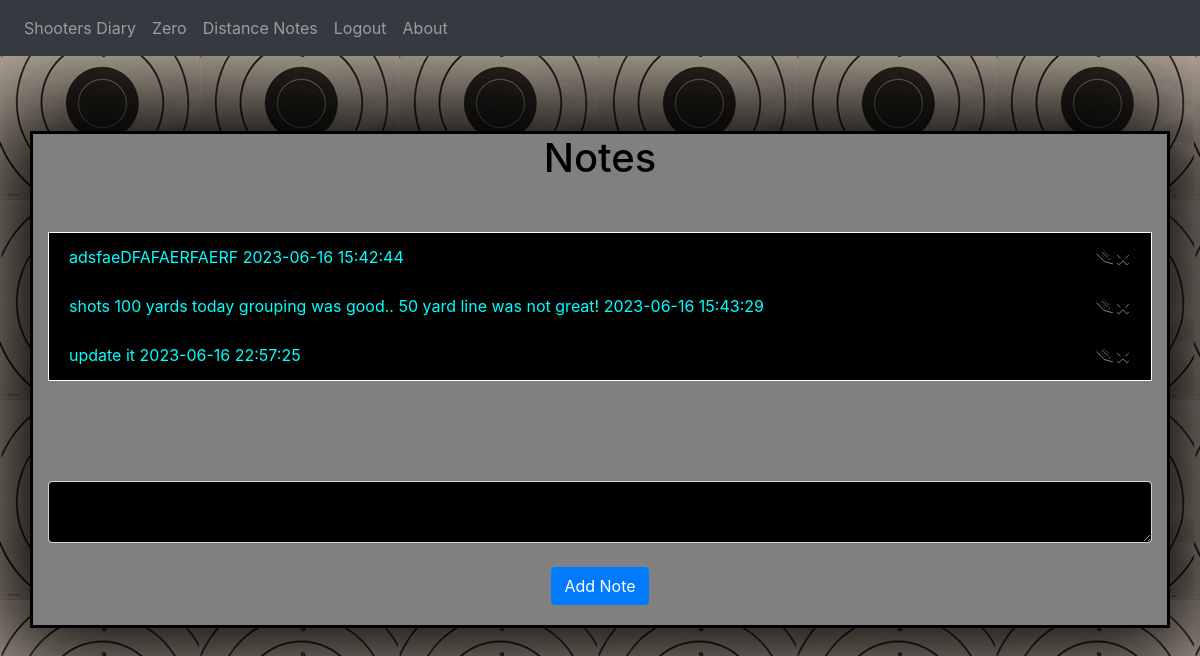
Page / (signed in) on the earlier database version.
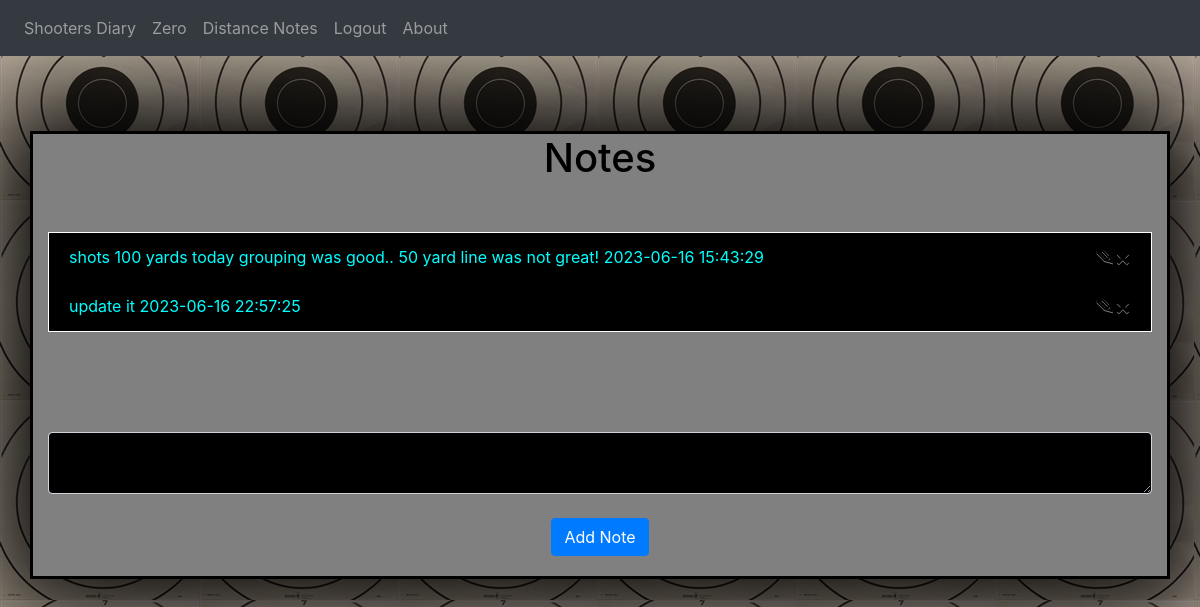
Same page on the later database version.
### website/models.py (models this page shows)
class Note(db.Model):
    id = db.Column(db.Integer, primary_key=True)
    data = db.Column(db.String(10000))
    date = db.Column(db.DateTime(timezone=True), default=func.now())
    user_id = db.Column(db.Integer, db.ForeignKey('user.id'))

### website/views.py (the view, shortened to what this page needs)
@views.route('/', methods=['GET', 'POST'])
@login_required
def home():
    return render_template("notes.html", user=current_user)

### website/__init__.py (called while the page is built)
def create_app():
    app = Flask(__name__)
    app.config['SECRET_KEY'] = 'darkchaos'
    app.config['SQLALCHEMY_DATABASE_URI'] = f"sqlite:///{DB_NAME}"
    db.init_app(app)
    from .views import views
    from .auth import auth
    app.register_blueprint(views, url_prefix='/')
    app.register_blueprint(auth, url_prefix='/')
    from . import models
    from .models import User
    login_manager = LoginManager()
    login_manager.login_view = 'auth.login'
    login_manager.init_app(app)
    @login_manager.user_loader
    def load_user(id):
        return User.query.get(int(id))
    with app.app_context():
        db.create_all()
    return app

### website/templates/notes.html (shortened to what this page needs)
{% extends "index.html" %}
{% block content %}
<h1 align="center">Notes</h1>
<ul class="list-group list-group-flush" id="notes">
    {% for note in user.notes %}
    <li class="list-group-item">
        {{ note.data }}
        {{ note.date}}
        <button type="button" class="close" onClick="deleteNote({{ note.id }})">
            <span aria-hidden="true">&times;</span>
        </button>
        <button class="close" onClick="showOrHide({{ note.id }})"><span aria-hidden="true">&#9998;</span></button>
    </li>
    {% endfor %}
</ul>
<form method="POST">
    <textarea name="note" id="note" class="form-control"></textarea>
    <br />
    <div align="center">
        <button type="submit" class="btn btn-primary">Add Note</button>
    </div>
</form>
{% endblock %}

Differences in the rows shown:
removed Note: data "adsfaeDFAFAERFAERF", date "2023-06-16 15:42:44"
